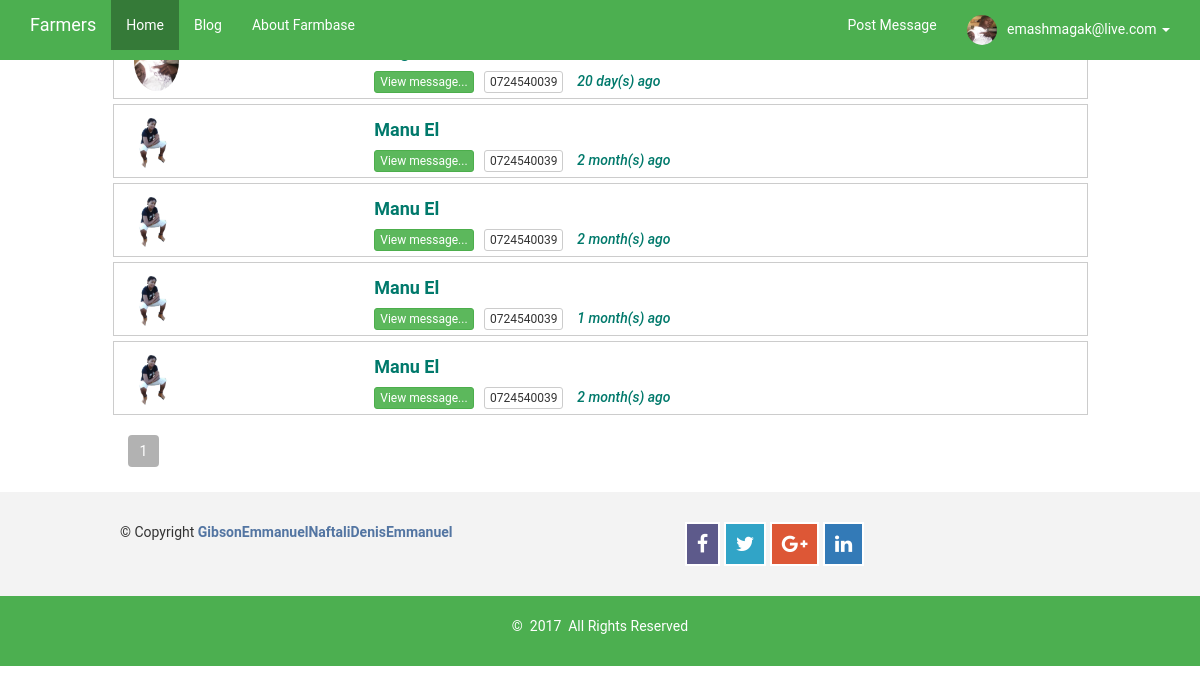
/consultant_inbox.php (signed in), run on the app's committed database.
### tables this page shows
CREATE TABLE `tbl_consultants` (
  `ID` int(11) NOT NULL,
  `name` varchar(100) NOT NULL,
  `email` varchar(100) NOT NULL,
  `phone` varchar(100) NOT NULL,
  `photo` varchar(100) NOT NULL,
  `pass` varchar(500) NOT NULL
);

CREATE TABLE `sent_messages_cons` (
  `ID` int(11) NOT NULL,
  `name` varchar(100) NOT NULL,
  `senderEmail` varchar(100) NOT NULL,
  `phone` varchar(100) NOT NULL,
  `message` longtext NOT NULL,
  `postID` varchar(100) NOT NULL,
  `receiverEmail` varchar(100) NOT NULL,
  `cartegory` varchar(100) NOT NULL,
  `status` varchar(10) NOT NULL,
  `timer` timestamp NOT NULL DEFAULT CURRENT_TIMESTAMP ON UPDATE CURRENT_TIMESTAMP
);

CREATE TABLE `tbl_farmers` (
  `ID` int(11) NOT NULL,
  `name` varchar(100) NOT NULL,
  `email` varchar(100) NOT NULL,
  `phone` varchar(100) NOT NULL,
  `photo` varchar(100) NOT NULL,
  `pass` varchar(500) NOT NULL
);

### consultants/class.consultant.php (called while the page is built, shortened)
<?php
class CONSULTANT
{
	private $conn;
	public function __construct()
	{
		$database = new Database();
		$db = $database->dbConnection();
		$this->conn = $db;
    }
	public function runQuery($sql)
	{
		$stmt = $this->conn->prepare($sql);
		return $stmt;
	}
	public function is_logged_in()
	{
		if(isset($_SESSION['consultantSession']))
		{
			return true;
		}
	}
}

### class.message_cons.php (the view, shortened to what this page needs)
<?php
class paginate
{
	function __construct()
	{
		$database = new Database();
		$db = $database->dbConnection();
		$this->conn = $db;
	}
	public function dataview($query)
	{
		$stmt = $this->conn->prepare($query);
		$stmt->execute();
		if($stmt->rowCount()>0)
		{
			while($row=$stmt->fetch(PDO::FETCH_ASSOC))
			{
				?>
			 <a href="consultant_inbox_view.php?message=<?php echo $row['ID']; ?>">
              <div class="col-md-10 col-md-offset-1  col-xs-12 col-sm-12 row-eq-height __card"  id="mauni">
                <div class="col-md-3 col-sm-3 col-xs-3">
               <?php
                            $stmt1 = $this->conn->prepare("SELECT * FROM tbl_consultants WHERE name=:email_id AND photo!=''");
                            $stmt1->execute(array(":email_id"=>$row['name']));
                            if ($stmt1->rowCount() > 0) {
                                $rower = $stmt1->fetch(PDO::FETCH_ASSOC);?>
                                <span class="photo"><img class=" img-circle" alt="avatar" src="consultants/consult_images/<?php echo $rower['photo']; ?>" height="60px"></span>
                       <?php     } else {
                            $stmt1 = $stmt1 = $this->conn->prepare("SELECT * FROM tbl_farmers WHERE name=:email_id AND photo!=''");
                            $stmt1->execute(array(":email_id"=>$row['name']));
                            if ($stmt1->rowCount() > 0) {
                                $rower = $stmt1->fetch(PDO::FETCH_ASSOC);?>
                                <span class="photo"><img class=" img-circle" alt="avatar" src="farmer_images/<?php echo $rower['photo']; ?>" height="60px"></span>
                      <?php } else { ?>
                                <span class="photo"><img class=" img-circle" alt="avatar" src="img/user.png" height="60px"></span>
                      <?php }
                        } ?>
               	</div>
                <div class="col-md-9 col-sm-9 col-xs-9">
	                <a href="consultant_inbox_view.php?message=<?php echo $row['ID']; ?>"><h4 class="itemed h4"><b><?php echo $row['name']; ?></b></h4></a>
					  <a href="consultant_inbox_view.php?message=<?php echo $row['ID']; ?>"><button class="btn btn-success btn-xs" type="submit" name="btn-more" value="<?php echo $row['ID']; ?>">View message...</button></a>&nbsp;&nbsp;
	                   <span  class="priced btn btn-default btn-xs"> <?php echo $row['phone']; ?></span>&nbsp;&nbsp;&nbsp;
	                    <span class="itemed h5 " style="font-style: italic;"><?php
	                    			$timed = $row['timer'];
								   $timestamp = strtotime($timed);
								   $strTime = array("second", "minute", "hour", "day", "month", "year");
								   $length = array("60","60","24","30","12","10");
								   $currentTime = time();
								   if($currentTime >= $timestamp) {
										$diff     = time()- $timestamp;
										for($i = 0; $diff >= $length[$i] && $i < count($length)-1; $i++) {
										$diff = $diff / $length[$i];
										}
										$diff = round($diff);
										echo $diff . " " . $strTime[$i] . "(s) ago ";
								   } ?></span>
               </div><br>
            </div>
            </a>
                <?php
			}
		}
		else
		{
			?>
            <tr>
            <td>Nothing here...</td>
            </tr>
            <?php
		}
	}
	public function paginglink($query,$records_per_page)
	{
		$self = $_SERVER['PHP_SELF'];
		$stmt = $this->conn->prepare($query);
		$stmt->execute();
		$total_no_of_records = $stmt->rowCount();
		if($total_no_of_records > 0)
		{
			?><tr><td colspan="3"><?php
			$total_no_of_pages=ceil($total_no_of_records/$records_per_page);
			$current_page=1;
			for($i=1;$i<=$total_no_of_pages;$i++)
			{
				if($i==$current_page)
				{
					echo "<li class='active'><a href='".$self."?page_no=".$i."'>".$i."</a></li>";
				}
				else
				{
					echo "<li><a  href='".$self."?page_no=".$i."'>".$i."</a>&nbsp;&nbsp;</li>";
				}
			}
			?></td></tr><?php
		}
	}
}

### consultant_inbox.php (shortened to what this page needs)
<?php
require_once 'consultants/class.consultant.php';
$farmer_home_post = new Database();
if($farmer_home_post->dbConnection())
	{
		include_once 'class.message_cons.php';
		$paginate = new paginate();
	}
	$admin_home = new CONSULTANT();
	if($admin_home->is_logged_in()){
	$stmt = $admin_home->runQuery("SELECT * FROM tbl_consultants WHERE email=:email_id");
	$stmt->execute(array(":email_id"=>$_SESSION['consultantSession']));
	$row = $stmt->fetch(PDO::FETCH_ASSOC);
}
?>
<!DOCTYPE html>
<html>
	<head>
		<link href="#SSS" rel="stylesheet" type="text/css" />
		 <link href="css/style.css" rel="stylesheet">
		<link href="css/bootstrap.min.css" rel="stylesheet" type="text/css" />
		 <link href="font/css/font-awesome.css" rel="stylesheet" />
	</head>
	<body>
	<section>
		<nav class="navbar navbar-default navbar-fixed-top">
      <div class="container">
        <div class="navbar-header">
          <a class="navbar-brand" href="index">Farmers</a>
        </div>
        <div id="navbar" class="navbar-collapse collapse">
          <ul class="nav navbar-nav">
            <li class="active"><a href="index">Home</a></li>
            <li><a href="blog">Blog</a></li>
            <li><a href="about">About Farmbase</a></li>
          </ul>
          <ul class="nav navbar-nav navbar-right">
<?php
if($admin_home->is_logged_in() ) {
 	?>
 	 <li><a href="consultants/home"><span class="glyphicon glyphicon"></span>&nbsp;Post Message</a></li>
	 <li class="dropdown">
              <a href="#" class="dropdown-toggle" data-toggle="dropdown" role="button" aria-haspopup="true" aria-expanded="false">
              	<?php
					if(isset($pic)){
						echo $pic;
					} else { ?>
					<img class="img-circle " src="consultants/consult_images/<?php echo $row['photo']; ?>"  style=" padding:0px;"  height=50px />
				<?php
				}?>
			  <span class=""></span>&nbsp; <?php echo $row['email']; ?>&nbsp;<span class="caret"></span></a>
            </li><?php } ?>
          </ul>
        </div>
      </div>
    </nav>
   	 <div class="col-lg-2 col-lg-offset-5">
		<br style="margin: 15px;">
	</div>
    <section>
    <div class="container" id="panel_post">
		                   <?php
		                   $namer = $row['name'];
		                    $query = "SELECT * FROM sent_messages_cons WHERE receiverEmail='$namer' ORDER BY ID DESC";
		                    $records_per_page=10;
		                    $newquery = $paginate->paging($query,$records_per_page);
		                    $paginate->dataview($newquery);
		                    ?>
		                  <div class="clearfix"></div>
		                 <div class=" col-md-10 col-xs-12 col-md-offset-1">
		                 	<ul class="pagination">
		                    <?php
		                    $paginate->paginglink($query,$records_per_page);
		                    ?>
		                    </ul>
		                 </div>
        </div>
    </section>
	<?php
	include 'footer.php';
	?>
	</body>
</html>

### css/style.css (style rules this page uses)
html , body { font-family: 'Roboto', sans-serif !important; }
.navbar-fixed-top, #navbar, #myTab { background-color:#4CAF50 !important; border: none!important; }
.dropdown-toggle { background-color:#4CAF50 !important; }
ul .active a { background-color:rgba(0,0,0,0.3) !important; border: none!important; }
.nav li a, .navbar-brand { color: #fff!important; border: none!important; border-radius: 0px!important; }
.dropdown-toggle img { width: 30px!important; height: 30px!important; padding: 0px!important; }
#panel_post { width: 100%; margin-top: -20px!important; }
#mauni { padding: 5px; }
.itemed { color: #00796b!important; }
.__card { box-shadow: none !important; border:1px solid rgba(0,0,0,0.2); margin-top:5px; }
a { text-decoration: none; }
ul { list-style: none; }

### data on the page
tbl_consultants: photo (picture), email "emashmagak@live.com"
sent_messages_cons: tbl_consultants.photo (picture), $row['ID'] 5 (drawn), phone "0724540039", diff "20", i "day"
sent_messages_cons: tbl_farmers.photo (picture), name "Manu El", $row['ID'] 4 (drawn), phone "0724540039", diff "2", i "month"
sent_messages_cons: tbl_farmers.photo (picture), name "Manu El", $row['ID'] 3 (drawn), phone "0724540039", diff "2", i "month"
sent_messages_cons: tbl_farmers.photo (picture), name "Manu El", $row['ID'] 2 (drawn), phone "0724540039", diff "1", i "month"
sent_messages_cons: tbl_farmers.photo (picture), name "Manu El", $row['ID'] 1 (drawn), phone "0724540039", diff "2", i "month"
